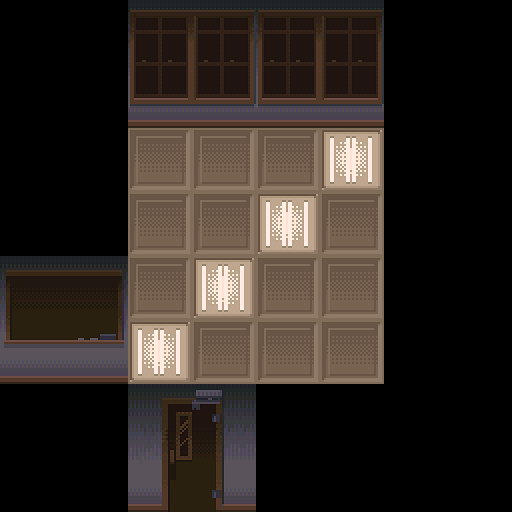

Tiled map render using the project's own tile images. Description and the whole map definition, tile-layer contents included, below:
An orthogonal 4x4 tile map with 128x128 px tiles, 3 tile layers (Floor, Ceiling, Walls) and 6 objects (Default, Spawn, Enter, ActivateSouth).

<map version="1.5" tiledversion="1.7.2" orientation="orthogonal" renderorder="right-down" width="4" height="4" tilewidth="128" tileheight="128" infinite="0" nextlayerid="8" nextobjectid="35">
 <properties>
  <property name="AmbientLight" type="float" value="0.25" />
  <property name="Name" value="Math Class" />
  <property name="Wall" value="ClassroomWall" />
 </properties>
 <tileset firstgid="1" source="Walls.tsx" />
 <layer id="1" name="Floor" width="4" height="4">
  <data encoding="csv">
0,0,0,0,
0,4,4,0,
0,4,4,0,
0,0,0,0
</data>
 </layer>
 <layer id="3" name="Ceiling" width="4" height="4">
  <data encoding="csv">
0,0,0,0,
0,11,9,0,
0,9,11,0,
0,0,0,0
</data>
 </layer>
 <layer id="4" name="Walls" width="4" height="4">
  <data encoding="csv">
0,13,13,0,
0,0,0,0,
3,0,0,0,
0,6,0,0
</data>
 </layer>
 <objectgroup id="2" name="Spawns">
  <object id="33" name="Default" x="128" y="256" width="128" height="128">
   <properties>
    <property name="Direction" value="North" />
   </properties>
  </object>
  <object id="34" name="Default" type="Spawn" x="128" y="256" width="128" height="128">
   <properties>
    <property name="Direction" value="North" />
   </properties>
  </object>
 </objectgroup>
 <objectgroup id="5" name="Events">
  <object id="31" name="Alien1 Encounter" type="Enter" x="128" y="256" width="128" height="128">
   <properties>
    <property name="DisableIf" value="AliensAttack" />
    <property name="Script">Actor Actors_Alien1
Conversation AlienAttack
Encounter Alien1 NoFlee
SetFlag AliensAttack True
DisableEvent
Actor Actors_Student
Conversation AlienAttackAftermath
Actor Actors_Blank</property>
   </properties>
  </object>
  <object id="32" name="Door to Foyer" type="ActivateSouth" x="128" y="384" width="128" height="128">
   <properties>
    <property name="Script" value="ChangeMap SchoolOrigin FromClass1" />
   </properties>
  </object>
 </objectgroup>
 <objectgroup id="6" name="Lighting">
  <object id="29" x="128" y="256" width="128" height="128" />
  <object id="30" x="256" y="128" width="128" height="128" />
 </objectgroup>
 <objectgroup id="7" name="Walls" />
</map>
